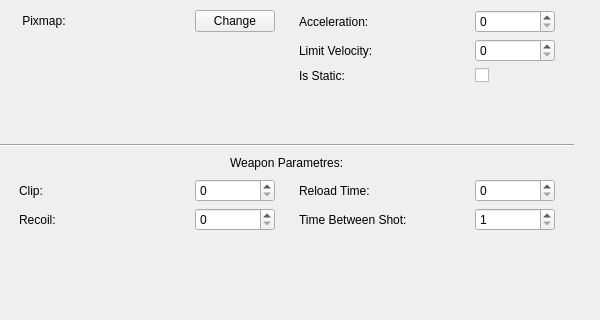
<?xml version="1.0" encoding="UTF-8"?>
<ui version="4.0">
 <class>WidgetBulletTab</class>
 <widget class="QWidget" name="WidgetBulletTab">
  <property name="geometry">
   <rect>
    <x>0</x>
    <y>0</y>
    <width>600</width>
    <height>320</height>
   </rect>
  </property>
  <property name="minimumSize">
   <size>
    <width>600</width>
    <height>320</height>
   </size>
  </property>
  <property name="maximumSize">
   <size>
    <width>600</width>
    <height>320</height>
   </size>
  </property>
  <property name="windowTitle">
   <string notr="true">Form</string>
  </property>
  <widget class="QWidget" name="layoutWidget">
   <property name="geometry">
    <rect>
     <x>0</x>
     <y>10</y>
     <width>574</width>
     <height>291</height>
    </rect>
   </property>
   <layout class="QVBoxLayout" name="verticalLayout_7">
    <item>
     <layout class="QHBoxLayout" name="horizontalLayout_5">
      <item>
       <spacer name="horizontalSpacer_11">
        <property name="orientation">
         <enum>Qt::Horizontal</enum>
        </property>
        <property name="sizeHint" stdset="0">
         <size>
          <width>40</width>
          <height>20</height>
         </size>
        </property>
       </spacer>
      </item>
      <item>
       <layout class="QVBoxLayout" name="verticalLayout">
        <item>
         <layout class="QHBoxLayout" name="horizontalLayout_4">
          <item>
           <widget class="QLabel" name="pixmapTextLabel">
            <property name="minimumSize">
             <size>
              <width>170</width>
              <height>0</height>
             </size>
            </property>
            <property name="whatsThis">
             <string>Change image of object</string>
            </property>
            <property name="text">
             <string> Pixmap:</string>
            </property>
           </widget>
          </item>
          <item>
           <widget class="QPushButton" name="changePixmapPushButton">
            <property name="whatsThis">
             <string>Change image of object</string>
            </property>
            <property name="text">
             <string>Change</string>
            </property>
           </widget>
          </item>
         </layout>
        </item>
        <item>
         <widget class="QLabel" name="pixmapLabel">
          <property name="minimumSize">
           <size>
            <width>100</width>
            <height>100</height>
           </size>
          </property>
          <property name="maximumSize">
           <size>
            <width>100</width>
            <height>100</height>
           </size>
          </property>
          <property name="text">
           <string/>
          </property>
         </widget>
        </item>
       </layout>
      </item>
      <item>
       <spacer name="horizontalSpacer_2">
        <property name="orientation">
         <enum>Qt::Horizontal</enum>
        </property>
        <property name="sizeHint" stdset="0">
         <size>
          <width>40</width>
          <height>20</height>
         </size>
        </property>
       </spacer>
      </item>
      <item>
       <layout class="QVBoxLayout" name="verticalLayout_2">
        <item>
         <layout class="QHBoxLayout" name="horizontalLayout">
          <item>
           <widget class="QLabel" name="accelerationLabel">
            <property name="minimumSize">
             <size>
              <width>170</width>
              <height>0</height>
             </size>
            </property>
            <property name="whatsThis">
             <string>Change acceleration of object</string>
            </property>
            <property name="text">
             <string>Acceleration: </string>
            </property>
           </widget>
          </item>
          <item>
           <widget class="QSpinBox" name="accelerationSpinBox">
            <property name="minimumSize">
             <size>
              <width>80</width>
              <height>0</height>
             </size>
            </property>
            <property name="maximumSize">
             <size>
              <width>50</width>
              <height>16777215</height>
             </size>
            </property>
            <property name="whatsThis">
             <string>Change acceleration of object</string>
            </property>
            <property name="maximum">
             <number>30</number>
            </property>
           </widget>
          </item>
         </layout>
        </item>
        <item>
         <layout class="QHBoxLayout" name="horizontalLayout_2">
          <item>
           <widget class="QLabel" name="limitVelocityLabel">
            <property name="minimumSize">
             <size>
              <width>170</width>
              <height>0</height>
             </size>
            </property>
            <property name="whatsThis">
             <string>Change limit velocity of current object</string>
            </property>
            <property name="text">
             <string>Limit Velocity: </string>
            </property>
           </widget>
          </item>
          <item>
           <widget class="QSpinBox" name="limitVelocitySpinBox">
            <property name="minimumSize">
             <size>
              <width>80</width>
              <height>0</height>
             </size>
            </property>
            <property name="maximumSize">
             <size>
              <width>50</width>
              <height>16777215</height>
             </size>
            </property>
            <property name="whatsThis">
             <string>Change limit velocity of current object</string>
            </property>
            <property name="maximum">
             <number>1500</number>
            </property>
            <property name="singleStep">
             <number>100</number>
            </property>
           </widget>
          </item>
         </layout>
        </item>
        <item>
         <layout class="QHBoxLayout" name="horizontalLayout_3">
          <item>
           <widget class="QLabel" name="isStaticLabel">
            <property name="minimumSize">
             <size>
              <width>170</width>
              <height>0</height>
             </size>
            </property>
            <property name="whatsThis">
             <string>Change the influence of other objects on the current object</string>
            </property>
            <property name="text">
             <string>Is Static:</string>
            </property>
           </widget>
          </item>
          <item>
           <widget class="QCheckBox" name="isStaticCheckBox">
            <property name="minimumSize">
             <size>
              <width>80</width>
              <height>0</height>
             </size>
            </property>
            <property name="maximumSize">
             <size>
              <width>50</width>
              <height>16777215</height>
             </size>
            </property>
            <property name="whatsThis">
             <string>Change the influence of other objects on the current object</string>
            </property>
            <property name="text">
             <string/>
            </property>
           </widget>
          </item>
         </layout>
        </item>
        <item>
         <spacer name="verticalSpacer_2">
          <property name="orientation">
           <enum>Qt::Vertical</enum>
          </property>
          <property name="sizeHint" stdset="0">
           <size>
            <width>20</width>
            <height>40</height>
           </size>
          </property>
         </spacer>
        </item>
       </layout>
      </item>
      <item>
       <spacer name="horizontalSpacer_6">
        <property name="orientation">
         <enum>Qt::Horizontal</enum>
        </property>
        <property name="sizeHint" stdset="0">
         <size>
          <width>40</width>
          <height>20</height>
         </size>
        </property>
       </spacer>
      </item>
     </layout>
    </item>
    <item>
     <layout class="QVBoxLayout" name="verticalLayout_6">
      <item>
       <widget class="Line" name="line">
        <property name="orientation">
         <enum>Qt::Horizontal</enum>
        </property>
       </widget>
      </item>
      <item>
       <layout class="QVBoxLayout" name="verticalLayout_5">
        <item>
         <layout class="QHBoxLayout" name="horizontalLayout_11">
          <item>
           <spacer name="horizontalSpacer_12">
            <property name="orientation">
             <enum>Qt::Horizontal</enum>
            </property>
            <property name="sizeHint" stdset="0">
             <size>
              <width>40</width>
              <height>20</height>
             </size>
            </property>
           </spacer>
          </item>
          <item>
           <widget class="QLabel" name="weaponLabel">
            <property name="text">
             <string>Weapon Parametres:</string>
            </property>
           </widget>
          </item>
          <item>
           <spacer name="horizontalSpacer_7">
            <property name="orientation">
             <enum>Qt::Horizontal</enum>
            </property>
            <property name="sizeHint" stdset="0">
             <size>
              <width>40</width>
              <height>20</height>
             </size>
            </property>
           </spacer>
          </item>
         </layout>
        </item>
        <item>
         <layout class="QHBoxLayout" name="horizontalLayout_10">
          <item>
           <spacer name="horizontalSpacer_9">
            <property name="orientation">
             <enum>Qt::Horizontal</enum>
            </property>
            <property name="sizeHint" stdset="0">
             <size>
              <width>40</width>
              <height>20</height>
             </size>
            </property>
           </spacer>
          </item>
          <item>
           <layout class="QVBoxLayout" name="verticalLayout_3">
            <item>
             <layout class="QHBoxLayout" name="horizontalLayout_7">
              <item>
               <widget class="QLabel" name="clipLabel">
                <property name="minimumSize">
                 <size>
                  <width>170</width>
                  <height>0</height>
                 </size>
                </property>
                <property name="whatsThis">
                 <string>How much bullets in one clip</string>
                </property>
                <property name="text">
                 <string>Clip:</string>
                </property>
               </widget>
              </item>
              <item>
               <widget class="QSpinBox" name="clipSpinBox">
                <property name="minimumSize">
                 <size>
                  <width>80</width>
                  <height>0</height>
                 </size>
                </property>
                <property name="whatsThis">
                 <string>How much bullets in one clip</string>
                </property>
                <property name="maximum">
                 <number>500</number>
                </property>
                <property name="singleStep">
                 <number>10</number>
                </property>
               </widget>
              </item>
             </layout>
            </item>
            <item>
             <layout class="QHBoxLayout" name="horizontalLayout_6">
              <item>
               <widget class="QLabel" name="recoilLabel">
                <property name="minimumSize">
                 <size>
                  <width>170</width>
                  <height>0</height>
                 </size>
                </property>
                <property name="whatsThis">
                 <string>Change the power of recoil from the shot</string>
                </property>
                <property name="text">
                 <string>Recoil:</string>
                </property>
               </widget>
              </item>
              <item>
               <widget class="QSpinBox" name="recoilSpinBox">
                <property name="minimumSize">
                 <size>
                  <width>80</width>
                  <height>0</height>
                 </size>
                </property>
                <property name="whatsThis">
                 <string>Change the power of recoil from the shot</string>
                </property>
                <property name="maximum">
                 <number>1000</number>
                </property>
                <property name="singleStep">
                 <number>100</number>
                </property>
               </widget>
              </item>
             </layout>
            </item>
           </layout>
          </item>
          <item>
           <spacer name="horizontalSpacer_8">
            <property name="orientation">
             <enum>Qt::Horizontal</enum>
            </property>
            <property name="sizeHint" stdset="0">
             <size>
              <width>40</width>
              <height>20</height>
             </size>
            </property>
           </spacer>
          </item>
          <item>
           <layout class="QVBoxLayout" name="verticalLayout_4">
            <item>
             <layout class="QHBoxLayout" name="horizontalLayout_8">
              <item>
               <widget class="QLabel" name="reloadLabel">
                <property name="minimumSize">
                 <size>
                  <width>170</width>
                  <height>0</height>
                 </size>
                </property>
                <property name="whatsThis">
                 <string>Change time between two clips</string>
                </property>
                <property name="text">
                 <string>Reload Time:</string>
                </property>
               </widget>
              </item>
              <item>
               <widget class="QSpinBox" name="reloadTimeSpinBox">
                <property name="minimumSize">
                 <size>
                  <width>80</width>
                  <height>0</height>
                 </size>
                </property>
                <property name="whatsThis">
                 <string>Change time between two clips</string>
                </property>
                <property name="maximum">
                 <number>500</number>
                </property>
                <property name="singleStep">
                 <number>10</number>
                </property>
               </widget>
              </item>
             </layout>
            </item>
            <item>
             <layout class="QHBoxLayout" name="horizontalLayout_9">
              <item>
               <widget class="QLabel" name="timeBetweenLabel">
                <property name="minimumSize">
                 <size>
                  <width>170</width>
                  <height>0</height>
                 </size>
                </property>
                <property name="whatsThis">
                 <string>Change time between two bullets</string>
                </property>
                <property name="text">
                 <string>Time Between Shot:</string>
                </property>
               </widget>
              </item>
              <item>
               <widget class="QSpinBox" name="betweenShotTimeSpinBox">
                <property name="minimumSize">
                 <size>
                  <width>80</width>
                  <height>0</height>
                 </size>
                </property>
                <property name="whatsThis">
                 <string>Change time between two bullets</string>
                </property>
                <property name="minimum">
                 <number>1</number>
                </property>
                <property name="maximum">
                 <number>100</number>
                </property>
               </widget>
              </item>
             </layout>
            </item>
           </layout>
          </item>
          <item>
           <spacer name="horizontalSpacer_10">
            <property name="orientation">
             <enum>Qt::Horizontal</enum>
            </property>
            <property name="sizeHint" stdset="0">
             <size>
              <width>40</width>
              <height>20</height>
             </size>
            </property>
           </spacer>
          </item>
         </layout>
        </item>
       </layout>
      </item>
     </layout>
    </item>
    <item>
     <spacer name="verticalSpacer">
      <property name="orientation">
       <enum>Qt::Vertical</enum>
      </property>
      <property name="sizeHint" stdset="0">
       <size>
        <width>20</width>
        <height>40</height>
       </size>
      </property>
     </spacer>
    </item>
   </layout>
  </widget>
 </widget>
 <tabstops>
  <tabstop>changePixmapPushButton</tabstop>
  <tabstop>limitVelocitySpinBox</tabstop>
  <tabstop>accelerationSpinBox</tabstop>
  <tabstop>isStaticCheckBox</tabstop>
 </tabstops>
 <resources/>
 <connections>
  <connection>
   <sender>changePixmapPushButton</sender>
   <signal>clicked()</signal>
   <receiver>WidgetBulletTab</receiver>
   <slot>slotChanged()</slot>
   <hints>
    <hint type="sourcelabel">
     <x>197</x>
     <y>24</y>
    </hint>
    <hint type="destinationlabel">
     <x>92</x>
     <y>286</y>
    </hint>
   </hints>
  </connection>
  <connection>
   <sender>isStaticCheckBox</sender>
   <signal>stateChanged(int)</signal>
   <receiver>WidgetBulletTab</receiver>
   <slot>slotChanged()</slot>
   <hints>
    <hint type="sourcelabel">
     <x>526</x>
     <y>132</y>
    </hint>
    <hint type="destinationlabel">
     <x>342</x>
     <y>282</y>
    </hint>
   </hints>
  </connection>
  <connection>
   <sender>accelerationSpinBox</sender>
   <signal>valueChanged(int)</signal>
   <receiver>WidgetBulletTab</receiver>
   <slot>slotChanged()</slot>
   <hints>
    <hint type="sourcelabel">
     <x>526</x>
     <y>45</y>
    </hint>
    <hint type="destinationlabel">
     <x>544</x>
     <y>106</y>
    </hint>
   </hints>
  </connection>
  <connection>
   <sender>limitVelocitySpinBox</sender>
   <signal>valueChanged(int)</signal>
   <receiver>WidgetBulletTab</receiver>
   <slot>slotChanged()</slot>
   <hints>
    <hint type="sourcelabel">
     <x>526</x>
     <y>85</y>
    </hint>
    <hint type="destinationlabel">
     <x>544</x>
     <y>40</y>
    </hint>
   </hints>
  </connection>
  <connection>
   <sender>clipSpinBox</sender>
   <signal>valueChanged(int)</signal>
   <receiver>WidgetBulletTab</receiver>
   <slot>slotChanged()</slot>
   <hints>
    <hint type="sourcelabel">
     <x>220</x>
     <y>216</y>
    </hint>
    <hint type="destinationlabel">
     <x>225</x>
     <y>359</y>
    </hint>
   </hints>
  </connection>
  <connection>
   <sender>betweenShotTimeSpinBox</sender>
   <signal>valueChanged(int)</signal>
   <receiver>WidgetBulletTab</receiver>
   <slot>slotChanged()</slot>
   <hints>
    <hint type="sourcelabel">
     <x>463</x>
     <y>255</y>
    </hint>
    <hint type="destinationlabel">
     <x>465</x>
     <y>370</y>
    </hint>
   </hints>
  </connection>
  <connection>
   <sender>reloadTimeSpinBox</sender>
   <signal>valueChanged(int)</signal>
   <receiver>WidgetBulletTab</receiver>
   <slot>slotChanged()</slot>
   <hints>
    <hint type="sourcelabel">
     <x>497</x>
     <y>210</y>
    </hint>
    <hint type="destinationlabel">
     <x>511</x>
     <y>401</y>
    </hint>
   </hints>
  </connection>
  <connection>
   <sender>recoilSpinBox</sender>
   <signal>valueChanged(int)</signal>
   <receiver>WidgetBulletTab</receiver>
   <slot>slotChanged()</slot>
   <hints>
    <hint type="sourcelabel">
     <x>205</x>
     <y>246</y>
    </hint>
    <hint type="destinationlabel">
     <x>202</x>
     <y>370</y>
    </hint>
   </hints>
  </connection>
 </connections>
 <slots>
  <slot>slotChanged()</slot>
 </slots>
</ui>
